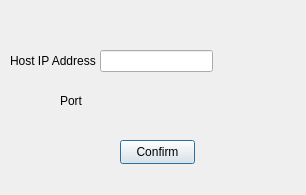
<?xml version="1.0" encoding="UTF-8"?>
<ui version="4.0">
 <class>ConnectionParametersDialog</class>
 <widget class="QDialog" name="ConnectionParametersDialog">
  <property name="geometry">
   <rect>
    <x>0</x>
    <y>0</y>
    <width>306</width>
    <height>195</height>
   </rect>
  </property>
  <property name="windowTitle">
   <string>Dialog</string>
  </property>
  <widget class="QLineEdit" name="ip_address_line_edit">
   <property name="geometry">
    <rect>
     <x>100</x>
     <y>50</y>
     <width>113</width>
     <height>22</height>
    </rect>
   </property>
  </widget>
  <widget class="QLabel" name="label">
   <property name="geometry">
    <rect>
     <x>10</x>
     <y>50</y>
     <width>91</width>
     <height>21</height>
    </rect>
   </property>
   <property name="text">
    <string>Host IP Address</string>
   </property>
  </widget>
  <widget class="QLabel" name="label_2">
   <property name="geometry">
    <rect>
     <x>60</x>
     <y>90</y>
     <width>31</width>
     <height>21</height>
    </rect>
   </property>
   <property name="text">
    <string>Port</string>
   </property>
  </widget>
  <widget class="QPushButton" name="confirm_btn">
   <property name="geometry">
    <rect>
     <x>120</x>
     <y>140</y>
     <width>75</width>
     <height>24</height>
    </rect>
   </property>
   <property name="text">
    <string>Confirm</string>
   </property>
  </widget>
 </widget>
 <resources/>
 <connections/>
</ui>
